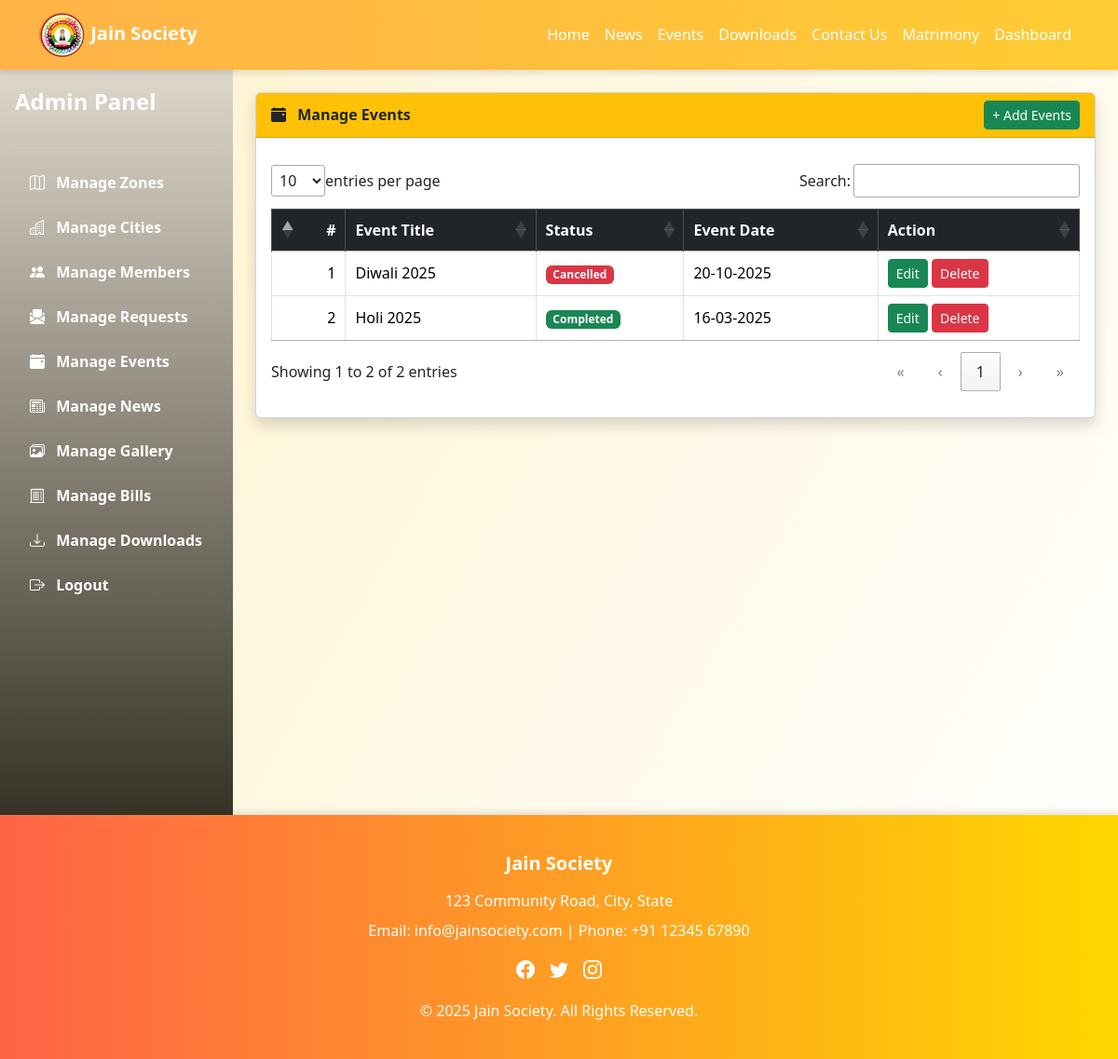
Page /manage_events.php (signed in) on the earlier database version.
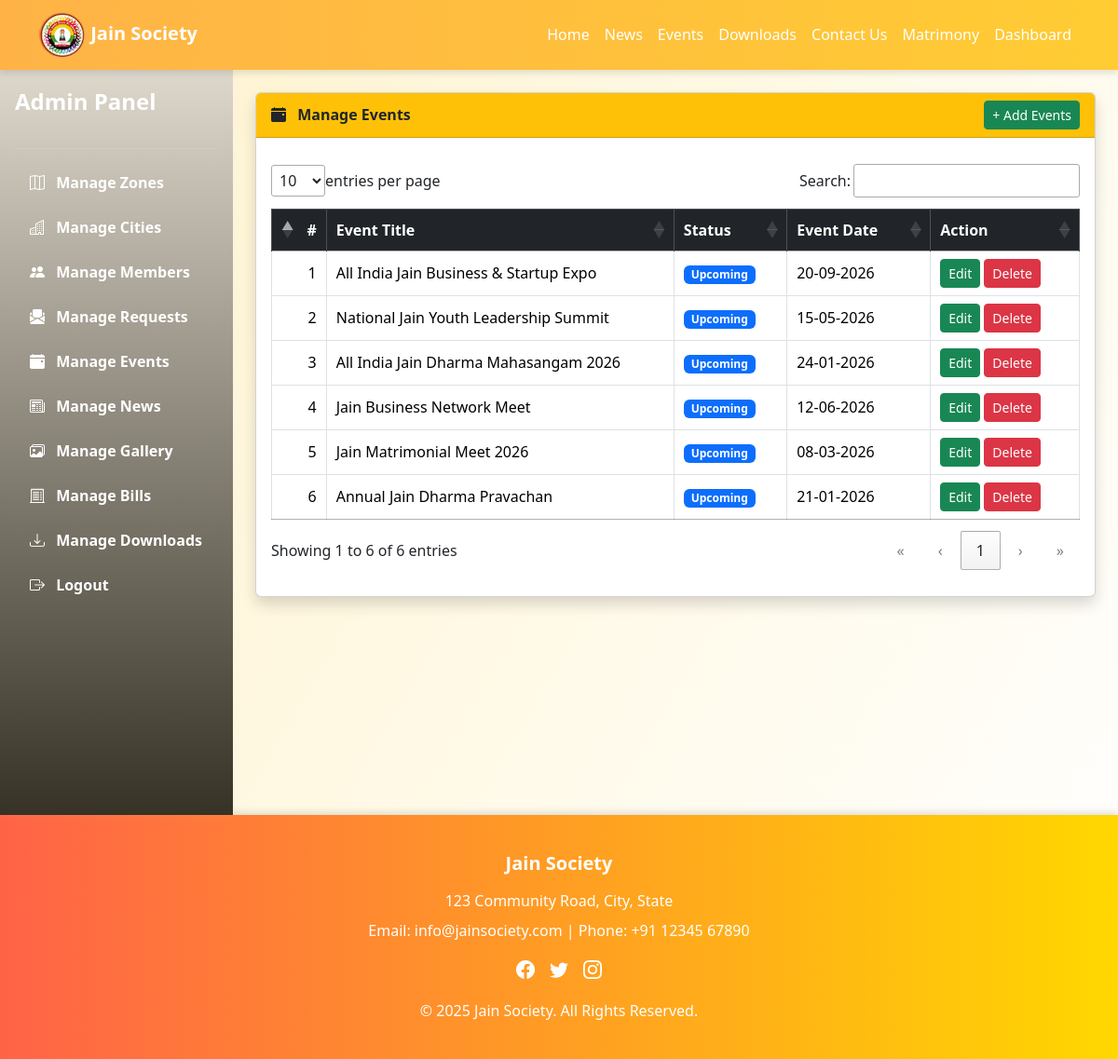
Same page on the later database version.
### tables this page shows
CREATE TABLE IF NOT EXISTS `events` (
  `event_id` int NOT NULL AUTO_INCREMENT,
  `title` varchar(255) DEFAULT NULL,
  `description` text,
  `event_date` date DEFAULT NULL,
  `created_at` timestamp NULL DEFAULT CURRENT_TIMESTAMP,
  `event_time` text NOT NULL,
  `event_location` text NOT NULL,
  `event_status` varchar(50) NOT NULL,
  `event_img` text NOT NULL,
  `toshow_type` enum('all','zone','city','member') DEFAULT 'all',
  `toshow_id` int DEFAULT NULL,
  PRIMARY KEY (`event_id`)
);

### manage_events.php (the view, shortened to what this page needs)
<?php @session_start();
if(isset($_SESSION["uname"]) && $_SESSION["utype"]=='admin')
{
include("header.php");
include("connectdb.php");
?>
<main>
<div class="d-flex">
    <?php include('adminDashboard.php'); ?>
    <div class="flex-grow-1 p-4">
        <div class="card shadow">
             <div class="card-header bg-warning fw-bold text-dark d-flex justify-content-between align-items-center">
        <span><i class="bi bi-calendar-event-fill me-2"></i> Manage Events</span>
        <a href="eventForm.php"> <button class="btn btn-success btn-sm"
         >
        + Add Events
    </button></a>
    </div>
            <div class="card-body table-responsive">
                <table id="myTable" class="table table-bordered table-hover align-middle">
                    <thead class="table-dark">
                        <tr>
                            <th>#</th>
                            <th>Event Title</th>
                            <th>Status</th>
                            <th>Event Date</th>
                            <th>Action</th>
                        </tr>
                    </thead>
                    <tbody>
                    <?php
                    $i=1;
                    $q = mysqli_query($con,"SELECT * FROM events ORDER BY event_id DESC");
                    while($row = mysqli_fetch_assoc($q)){
                    ?>
                        <tr>
                            <td><?= $i++ ?></td>
                            <td><?= $row['title'] ?></td>
                            <td>
                                <span class="badge
                                <?= $row['event_status']=='upcoming'?'bg-primary':
                                    ($row['event_status']=='completed'?'bg-success':'bg-danger') ?>">
                                <?= ucfirst($row['event_status']) ?>
                                </span>
                            </td>
                            <td><?= date("d-m-Y", strtotime($row['event_date'])) ?></td>
                            <td>
                                <button class="btn btn-sm btn-success"
                                onclick="editEvent(<?= $row['event_id'] ?>)">
                                Edit</button>
                                 <button class="btn btn-sm btn-danger"
                                onclick="deleteEvent(<?= $row['event_id'] ?>)">
                                Delete</button>
                            </td>
                        </tr>
                    <?php } ?>
                    </tbody>
                </table>
            </div>
        </div>
    </div>
</div>
</main>
<?php
include("footer.php");
}else{
    include("index.php");
}
?>

### header.php (shortened to what this page needs)
<?php
$currentPage = basename($_SERVER['PHP_SELF']);
?>
<!DOCTYPE html>
<html lang="en">
<head>
    <link href="https://cdn.jsdelivr.net/npm/bootstrap@5.3.2/dist/css/bootstrap.min.css" rel="stylesheet">
    <link href="https://cdn.jsdelivr.net/npm/bootstrap-icons@1.10.5/font/bootstrap-icons.css" rel="stylesheet">
    <link href="https://cdnjs.cloudflare.com/ajax/libs/animate.css/4.1.1/animate.min.css" rel="stylesheet">
    <link rel="stylesheet" href="dataTables.dataTables.min.css">
    <link rel="stylesheet" href="style.css">
</head>
<body>
<nav class="navbar navbar-expand-lg navbar-light"
     style="background: linear-gradient(90deg, #FFB347, #FFCC33); box-shadow: 0 4px 6px rgba(0,0,0,0.1);">
  <div class="container">
    <a class="navbar-brand fw-bold text-white" href="index.php">
      <img src="logo.png" alt="" style="width:50px;" class="rounded-pill">
      Jain Society
    </a>
    <div class="collapse navbar-collapse" id="navbarNav">
      <ul class="navbar-nav ms-auto">
      <li class="nav-item">
  <a class="nav-link text-white <?= ($currentPage == 'index.php') ? 'active-link' : '' ?>" href="index.php">Home</a>
</li>
<li class="nav-item">
  <a class="nav-link text-white <?= ($currentPage == 'showNews.php') ? 'active-link' : '' ?>" href="showNews.php">News</a>
</li>
<li class="nav-item">
  <a class="nav-link text-white <?= ($currentPage == 'showEvents.php') ? 'active-link' : '' ?>" href="showEvents.php">Events</a>
</li>
<li class="nav-item">
  <a class="nav-link text-white <?= ($currentPage == 'showDownloads.php') ? 'active-link' : '' ?>" href="showDownloads.php">Downloads</a>
</li>
<li class="nav-item">
  <a class="nav-link text-white <?= ($currentPage == '') ? 'active-link' : '' ?>" href="">Contact Us</a>
</li>
        <li class="nav-item"><a class="nav-link text-white" href="https://www.matrimonysoftware.in">Matrimony</a></li>
        <?php if(isset($_SESSION["uname"]) && $_SESSION["utype"] == "user"){ ?>
            <li class="nav-item">
  <a class="nav-link text-white <?= ($currentPage == 'userPage.php') ? 'active-link' : '' ?>" href="userPage.php">Dashboard</a>
            </li>
        <?php } else if(isset($_SESSION["uname"]) && $_SESSION["utype"] == "admin"){ ?>
            <li class="nav-item">
  <a class="nav-link text-white <?= ($currentPage == 'adminPage.php') ? 'active-link' : '' ?>" href="adminPage.php">Dashboard</a>
            </li>
        <?php } ?>
      </ul>
    </div>
  </div>
</nav>

### adminDashboard.php (shortened to what this page needs)
<div class="d-none d-lg-flex admin-sidebar flex-column p-3 text-white">
    <a href="#" class="admin-sidebar-brand d-flex align-items-center mb-3 text-white text-decoration-none">
        <span class="fs-4 fw-bold">Admin Panel</span>
    </a>
    <hr class="admin-sidebar-divider">
    <ul class="admin-sidebar-nav nav flex-column mb-auto">
        <li class="nav-item mb-2">
            <a href="dataTableZones.php" class="nav-link admin-sidebar-link text-white fw-semibold">
                <i class="bi bi-map me-2"></i> Manage Zones
            </a>
        </li>
         <li class="nav-item mb-2">
            <a href="dataTableCities.php" class="nav-link admin-sidebar-link text-white fw-semibold">
                <i class="bi bi-buildings me-2"></i> Manage Cities
            </a>
        </li>
        <li class="nav-item mb-2">
            <a href="dataTableMember.php" class="nav-link admin-sidebar-link text-white fw-semibold">
                <i class="bi bi-people-fill me-2"></i> Manage Members
            </a>
        </li>
        <li class="nav-item mb-2">
            <a href="manage_req.php" class="nav-link admin-sidebar-link text-white fw-semibold">
                <i class="bi bi-envelope-paper-fill me-2"></i> Manage Requests
            </a>
        </li>
         <li class="nav-item mb-2">
            <a href="manage_events.php" class="nav-link admin-sidebar-link text-white fw-semibold">
                <i class="bi bi-calendar-event-fill me-2"></i> Manage Events
            </a>
        </li>
         <li class="nav-item mb-2">
            <a href="manage_news.php" class="nav-link admin-sidebar-link text-white fw-semibold">
                <i class="bi bi-newspaper me-2"></i> Manage News
            </a>
        </li>
        <li class="nav-item mb-2">
            <a href="manage_gallery.php" class="nav-link admin-sidebar-link text-white fw-semibold">
                <i class="bi bi-images me-2"></i> Manage Gallery
            </a>
        </li>
        <li class="nav-item mb-2">
            <a href="admin-payments.php" class="nav-link admin-sidebar-link text-white fw-semibold">
                <i class="bi bi-receipt-cutoff me-2"></i> Manage Bills
            </a>
        </li>
         <li class="nav-item mb-2">
            <a href="datatTableDownload.php" class="nav-link admin-sidebar-link text-white fw-semibold">
                <i class="bi bi-download me-2"></i> Manage Downloads
            </a>
        </li>
        <li class="nav-item">
            <a href="logout.php" class="nav-link admin-sidebar-link text-white fw-semibold">
                <i class="bi bi-box-arrow-right me-2"></i> Logout
            </a>
        </li>
    </ul>
</div>

### footer.php (shortened to what this page needs)
<footer class="text-white" style="background: linear-gradient(90deg, #FF6347, #FFD700); padding: 40px 0; box-shadow: 0 -4px 6px rgba(0,0,0,0.1);">
  <div class="container text-center">
    <h5 class="mb-3 fw-bold">Jain Society</h5>
    <p class="mb-2">123 Community Road, City, State</p>
    <p class="mb-2">Email: info@jainsociety.com | Phone: +91 12345 67890</p>
    <div class="d-flex justify-content-center gap-3 mt-3">
      <a href="#" class="text-white fs-5"><i class="bi bi-facebook"></i></a>
      <a href="#" class="text-white fs-5"><i class="bi bi-twitter"></i></a>
      <a href="#" class="text-white fs-5"><i class="bi bi-instagram"></i></a>
    </div>
    <p class="mt-3 mb-0">&copy; 2025 Jain Society. All Rights Reserved.</p>
  </div>
</footer>
</body>
</html>

### style.css (style rules this page uses)
main { min-height: 500px; }
body { background-color: #fff9e6; }
.navbar-nav .nav-link { position: relative; transition: 0.3s; color: black; }
.navbar-nav .nav-link::after { content: ""; position: absolute; width: 0; height: 2px; left: 0; bottom: 0; background-color: #fff; transition: 0.3s; }
:root { --orange:#ff9800; --yellow:#ffc107; --cream:#fff3cd; --red:#dc3545; --green:#198754; }
body { background: linear-gradient(120deg, var(--cream), #fff); }

### adminDashboard.php (style rules this page uses)
.admin-sidebar { width: 250px; height: 100vh; background: linear-gradient(to bottom, #ded7ccff, #363225ff); box-shadow: 2px 0 8px rgba(217, 212, 212, 0.1); }
.admin-sidebar-divider { border-color: rgba(255,255,255,0.4); }
.admin-sidebar-link { transition: 0.3s; border-radius: 6px; }

Differences in the rows shown:
removed events: title "Diwali 2025", event_status "Cancelled", event_date "20-10-2025"
removed events: title "Holi 2025", event_status "Completed", event_date "16-03-2025"
added events: title "All India Jain Business & Startup Expo", event_status "Upcoming", event_date "20-09-2026"
added events: title "National Jain Youth Leadership Summit", event_status "Upcoming", event_date "15-05-2026"
added events: title "All India Jain Dharma Mahasangam 2026", event_status "Upcoming", event_date "24-01-2026"
added events: title "Jain Business Network Meet", event_status "Upcoming", event_date "12-06-2026"
added events: title "Jain Matrimonial Meet 2026", event_status "Upcoming", event_date "08-03-2026"
added events: title "Annual Jain Dharma Pravachan", event_status "Upcoming", event_date "21-01-2026"
Other differences:
text written by a page script: "entries per page Search: Showing 1 to 2 of 2 entries « ‹ 1 › »" → "entries per page Search: Showing 1 to 6 of 6 entries « ‹ 1 › »"
